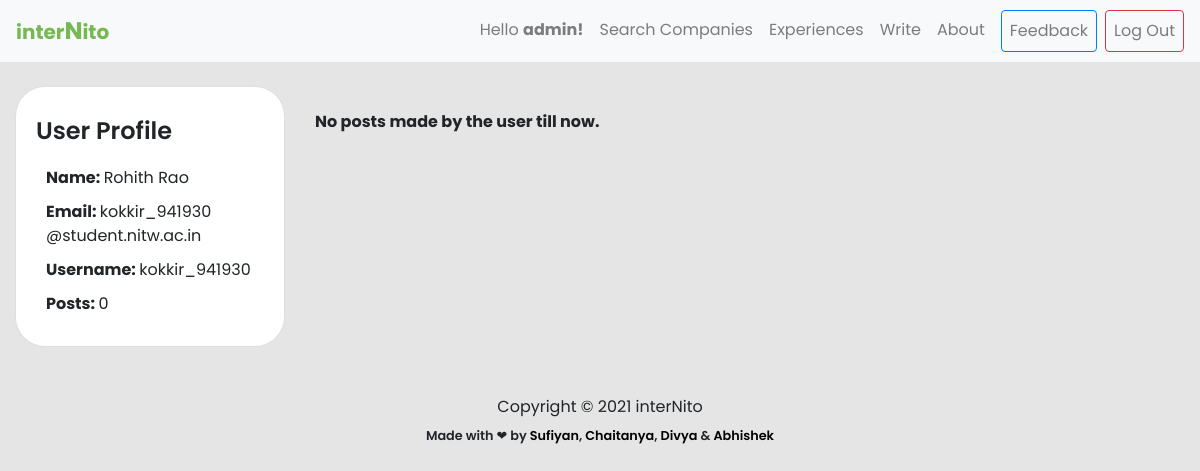
/profile/kokkir_941930 (signed in), run on an earlier commit of the app's database.
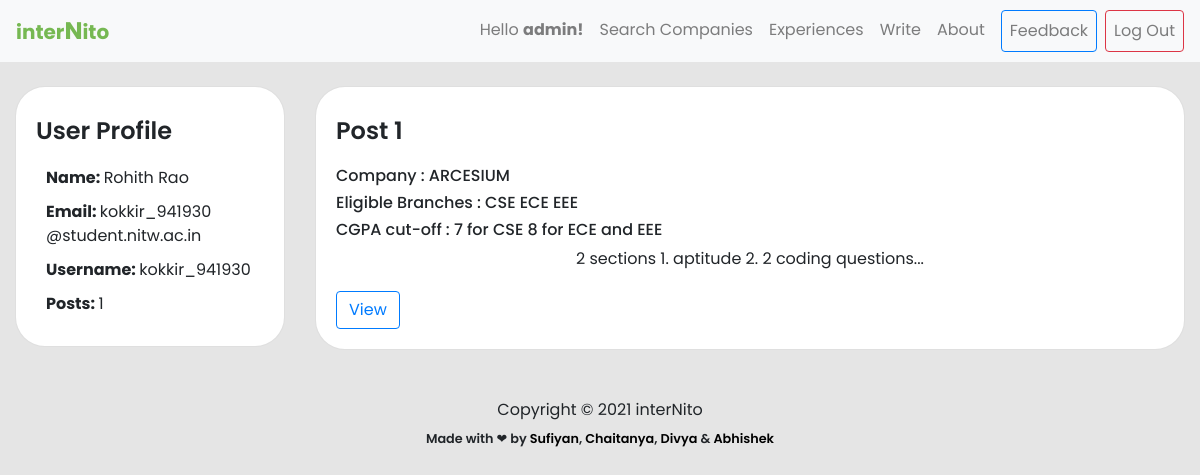
And on a later commit of the database.
### experience/models.py (models this page shows, shortened)
class Experience(models.Model):
    user = models.ForeignKey(User, on_delete = models.CASCADE)
    name = models.CharField(max_length=80)
    branch = models.CharField(max_length=255,blank=True)
    cgpa_cutoff = models.CharField(max_length=255,blank=True)
    resume = models.TextField(blank=True)
    batch = models.CharField(max_length=255, blank=True)
    company = models.CharField(max_length=255,blank=False)
    summary = models.TextField(blank=False)
    period = models.CharField(max_length=255,blank=False)
    ot_summary = models.TextField(blank = True)
    ot_question1 = models.TextField(blank = True, null = True)
    ot_question1_link = models.TextField(blank = True, null = True, default = 'NONE')
    ot_question2 = models.TextField(blank = True, null = True)
    ot_question2_link = models.TextField(blank = True, null = True)
    ot_question3 = models.TextField(blank = True, null = True)
    ot_question3_link = models.TextField(blank = True, null = True)
    ot_question4 = models.TextField(blank = True, null = True)
    ot_question4_link = models.TextField(blank = True, null = True)
    round1_details = models.TextField(blank = True, null = True)
    round2_details = models.TextField(blank = True, null = True)
    round3_details = models.TextField(blank = True, null = True)
    final_summary = models.TextField(blank = True, null = True)

### experience/views.py (the view)
# urls.py: path('profile/<username>', views.profile, name='profile'),
@login_required()
def profile(request, username):
    try:
        user = User.objects.get(username=username)
        if user.is_superuser and not request.user.is_superuser:
            return HttpResponseRedirect(reverse('home'))
        is_current_user = False
        if user.id == request.user.id:
            is_current_user = True
        posts = Experience.objects.filter(user=user)
        count = len(posts)
        msg_empty = False
        if count == 0:
            msg_empty = 'No posts made by the user till now.'
        context = {
            'user': user,
            'is_current_user': is_current_user,
            'posts': posts,
            'count': count,
            'msg_empty': msg_empty,
        }
        if user.is_superuser:
            context['all_users'] = User.objects.all().order_by('pk')
            context['staff_id'] = True
        elif request.user.is_staff:
            context['staff_id'] = False
        elif not is_current_user:
            return HttpResponseRedirect(reverse('home'))
        return render(request, 'profile.html', context)
    except User.DoesNotExist:
        return HttpResponseRedirect(reverse('home'))

### templates/profile.html (shortened to what this page needs)
{% extends 'base.html' %} {% load static %} {% block content %}
<link rel="stylesheet" href="{% static 'css/post.css' %}" />
<link rel="stylesheet" href="{% static 'css/experience.css' %}" />
<div class="container-fluid body" style="font-family: 'Poppins', sans-serif">
  <div class="row">
    <div class="col-lg-3">
      <div class="card post-card mt-4">
        <div class="card-body">
          <h5 class="card-title">User Profile</h5>
          <p class="abt-info-title">
            <strong>Name: </strong>{{ user.first_name }} {{ user.last_name }}
          </p>
          <p class="abt-info-title">
            <strong>Email: </strong>
            {% if user.is_staff %}
            {{ user.email }}
            {% else %}
            {{ user.username }} @student.nitw.ac.in
            {% endif %}
          </p>
          <p class="abt-info-title">
            <strong>Username: </strong>{{ user.username }}
          </p>
          <p class="abt-info-title"><strong>Posts: </strong>{{count}}</p>
        </div>
      </div>
    </div>
    <div class="col-lg-9">
      {% if request.user.is_superuser and staff_id %}
      <div class="col">
        <div class="card post-card mt-4">
          <div class="card-body">
            <h4 class="card-title">All Resistered Users : {{ all_users|length }}</h4>
      {% for site_user in all_users %}
        <p> {{ forloop.counter }}. )
      {% if site_user.is_superuser %}
            <strong>Super User :</strong>
      {% endif %}
      <a href="{% url 'profile' site_user.username %}" >{{site_user.first_name}} {{site_user.last_name}}</a></p>
      {% endfor %}
        </div>
        </div>
        </div>
      {% else %}
      {% if msg_empty %} <br><br>
      <p><strong>{{msg_empty}}</strong></p>
      {% endif %}
      {% for post in posts %}
      <div class="row">
        <div class="col">
          <div class="card post-card mt-4">
            <div class="card-body">
              <h4 class="card-title">Post {{ forloop.counter }}</h4>
              <h6>Company : {{ post.company }}</h6>
              <h6>Eligible Branches : {{ post.branch }}</h6>
              <h6>CGPA cut-off : {{ post.cgpa_cutoff }}</h6>
              <p class="card-text blog-text">{{ post.summary }}...</p>
              <a
                type="button"
                class="btn btn-outline-primary"
                href="{% url 'post' post.pk %}"
                >View</a
              >
            </div>
          </div>
        </div>
      </div>
      {% endfor %}
      {% endif %}
    </div>
  </div>
</div>
{% endblock content %}

What changed in the data, as far as the page shows it:
added Experience: company "ARCESIUM", branch "CSE ECE EEE", cgpa_cutoff "7 for CSE 8 for ECE and EEE", summary "2 sections 1. aptitude 2. 2 coding questions"
Also different on the page:
{{ count }}: "0" → "1"
{{ msg_empty }}: "No posts made by the user till now." → (not shown)
